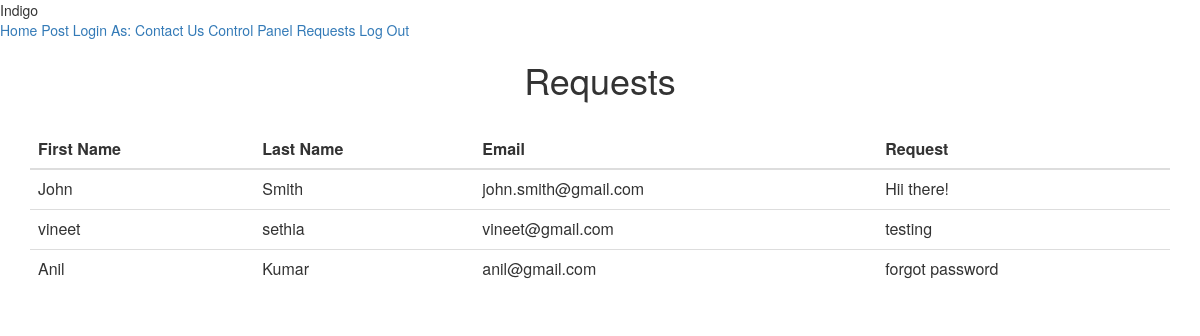
/api/Request.php, run on the app's committed database.
### tables this page shows
CREATE TABLE IF NOT EXISTS `contact` (
  `first_name` varchar(20) DEFAULT NULL,
  `last_name` varchar(20) DEFAULT NULL,
  `email` varchar(50) DEFAULT NULL,
  `comment` text
);

### api/Request.php (the view, shortened to what this page needs)
<html>
  <head>
    <link rel="stylesheet" href="https://storage.googleapis.com/code.getmdl.io/1.0.2/material.indigo-pink.min.css">
    <link rel="stylesheet" href="https://storage.googleapis.com/code.getmdl.io/1.0.4/material.indigo-pink.min.css">
    <link rel="stylesheet" href="https://storage.googleapis.com/code.getmdl.io/1.0.4/material.indigo-pink.min.css">
<link rel="stylesheet" href="http://maxcdn.bootstrapcdn.com/bootstrap/3.3.5/css/bootstrap.min.css">
  </head>
  <body>
    <div class="mdl-layout mdl-js-layout mdl-layout--fixed-header">
      <header class="mdl-layout__header">
        <div class="mdl-layout__header-row">
          <span class="mdl-layout-title">Indigo</span>
          <nav class="mdl-navigation mdl-layout--large-screen-only">
            <a class="mdl-navigation__link" href="user.php">Home</a>
            <a class="mdl-navigation__link" href="post.php">Post</a>
			<a class="mdl-navigation__link" href="profile.php">Login As:<?php echo " ".$_SESSION["blogger_username"]?></a>
			<a class="mdl-navigation__link" href="../html/contact.html">Contact Us</a>
				<a class="mdl-navigation__link" href="control.php">Control Panel</a>
					<a class="mdl-navigation__link" href="Request.php">Requests</a>
			<a class="mdl-navigation__link" href="logout.php">Log Out</a>
          </nav>
        </div>
      </header>
      <main class="mdl-layout__content">
        <div class="page-content">
		<center><h1>Requests</h1></center><br>
		<?php
$servername = "localhost";
$username = "root";
$password = "";
$dbname = "blogweb";
$conn = mysqli_connect($servername, $username, $password, $dbname);
$re="select * from contact";
			echo "<div class=\"container\">
  <table class=\"table table-hover\">
    <thead>
      <tr>
        <th>First Name</th>
        <th>Last Name</th>
        <th>Email</th>
		<th>Request</th>
      </tr>
    </thead>
    <tbody>";
		$rs = mysqli_query($conn,$re);
while ($row=mysqli_fetch_array($rs))
	{
		$p=$row['first_name'];
	$p1=$row['last_name'];
	$p2=$row['email'];
	$p3=$row['comment'];
	echo "<tr><td>$p</td><td>$p1</td><td>$p2</td><td>$p3</td></tr>";
	}
	echo "</tbody></table></div>";
?>
</body>
</html>

### api/Request.php (style rules this page uses)
body { background:url(../img/background.jpg) no-repeat; background-size: cover; height:100%; }

### data on the page
contact: first_name "John", last_name "Smith", email "john.smith@gmail.com", comment "Hii there!"
contact: first_name "vineet", last_name "sethia", email "vineet@gmail.com", comment "testing"
contact: first_name "Anil", last_name "Kumar", email "anil@gmail.com", comment "forgot password"
